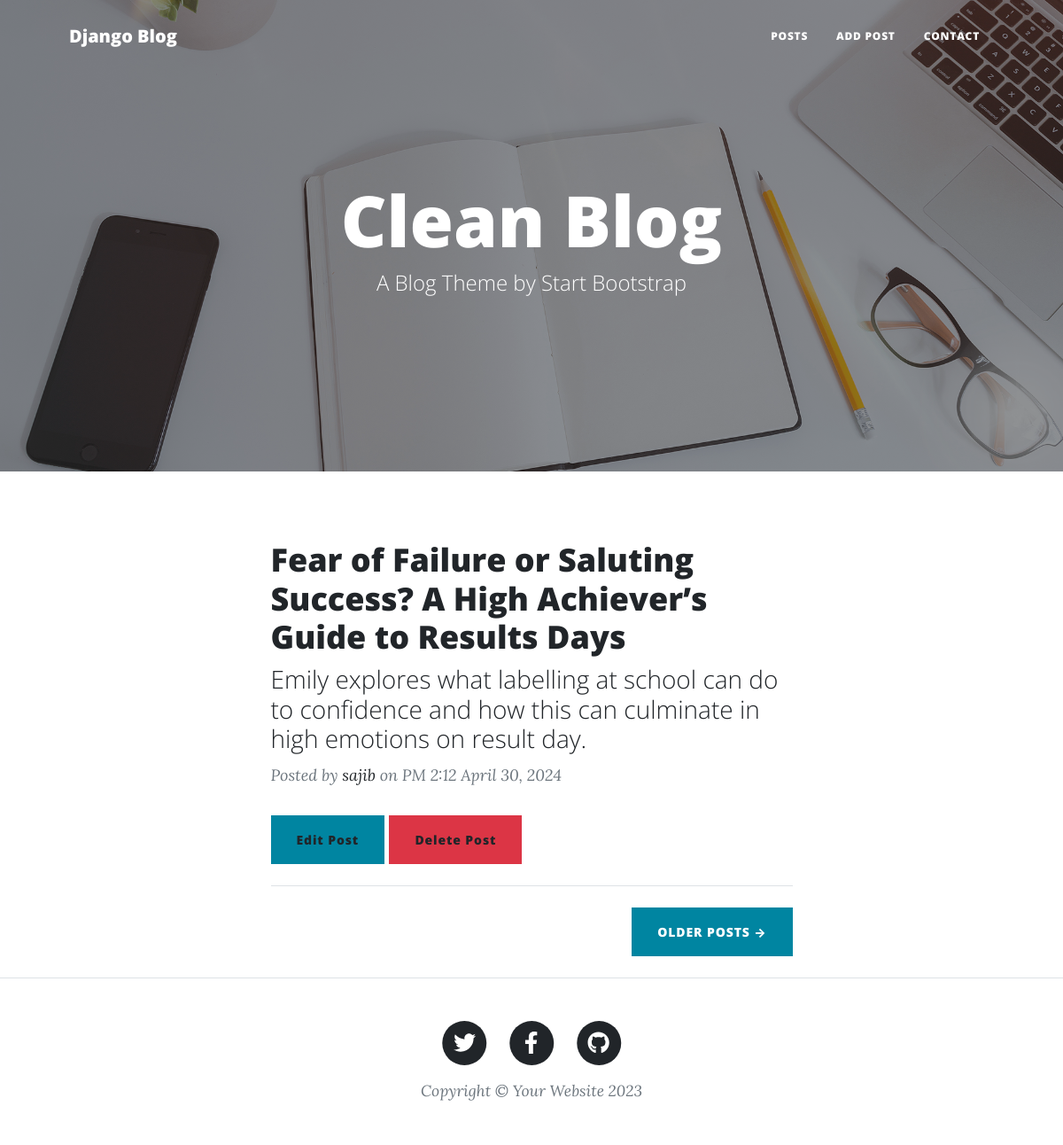
Screenshot of /blog/ with the database file from the repository.
### posts/models.py (models this page shows, shortened)
class Post (models.Model):
    auther = models.ForeignKey(User,related_name='post_auther',on_delete=models.SET_NULL,null=True)
    title= models.CharField(max_length=120)
    subtitle = models.CharField(max_length=1000, null=True)
    comment = models.TextField(max_length=5000)
    publish_date = models.DateTimeField(default= timezone.now)
    tags = TaggableManager()
    image = models.ImageField(upload_to='posts', null=True)
    slug = models.SlugField(null=True,blank=True)

### posts/views2.py (the view)
# urls.py: path('blog/',PostList.as_view()),
class PostList(generic.ListView):
    model = Post

### posts/templates/posts/post_list.html (shortened to what this page needs)
{% extends 'base.html' %}
{% load static %}
{% block body %}
        <header class="masthead" style="background-image: url('{% static 'assets/img/home-bg.jpg' %}')">
            <div class="container position-relative px-4 px-lg-5">
                <div class="row gx-4 gx-lg-5 justify-content-center">
                    <div class="col-md-10 col-lg-8 col-xl-7">
                        <div class="site-heading">
                            <h1>Clean Blog</h1>
                            <span class="subheading">A Blog Theme by Start Bootstrap</span>
                        </div>
                    </div>
                </div>
            </div>
        </header>
        <div class="container px-4 px-lg-5">
            <div class="row gx-4 gx-lg-5 justify-content-center">
                <div class="col-md-10 col-lg-8 col-xl-7">
                    {% for post in post_list %}
                        <div class="post-preview">
                            <a href="/blog/{{post.slug}}/">
                                <h2 class="post-title">{{post.title}}</h2>
                                <h3 class="post-subtitle">{{post.subtitle}}</h3>
                            </a>
                            <p class="post-meta">
                                Posted by
                                <a href="#!">{{post.auther}}</a>
                                on {{post.publish_date|date:"A f F t, o "}}
                            </p>
                            <a class="btn btn-primary" type="button" href="/blog/{{post.slug}}/edit/" role="button">Edit Post</a>
                            <a class="btn btn-danger" type="button" href="/blog/{{post.slug}}/delete/" role="button">Delete Post</a>
                        </div>
                    {% endfor %}
                    <hr class="my-4" />
                    <div class="d-flex justify-content-end mb-4"><a class="btn btn-primary text-uppercase" href="#!">Older Posts →</a></div>
                </div>
            </div>
        </div>
{% endblock %}

### rows the page displays
Post: title "Fear of Failure or Saluting Success? A High Achiever’s Guide to Results Days", subtitle "Emily explores what labelling at school can do to confidence and how this can culminate in high emotions on result day.", auther "sajib", publish_date "PM 2:12 April 30, 2024"
